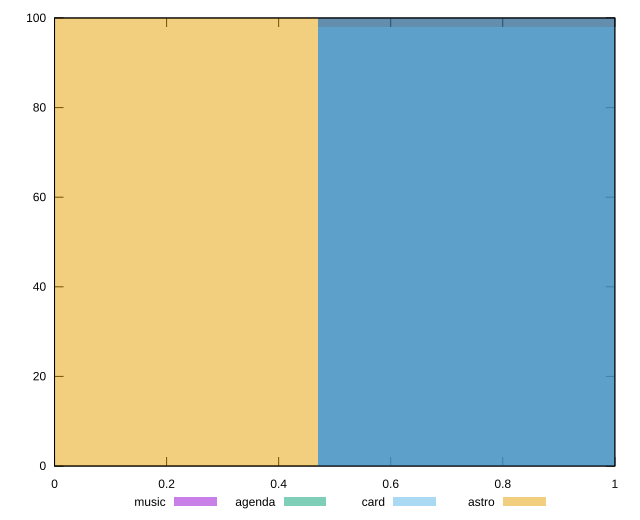

Generate this figure with gnuplot:
reset

$music <<EOF
0.9416348550274145 100
EOF

$agenda <<EOF
0.9416348550274145 100
EOF

$card <<EOF
0.9416348550274145 98
EOF

$astro <<EOF
0 100
EOF

set key outside below
set boxwidth 0.9416348550274145
set xrange [0:1]
set yrange [0:100]
set trange [0:100]
set style fill transparent solid 0.5 noborder
set terminal svg size 640, 520 enhanced background rgb 'white'
set output "report/report_00029_2021-02-24T13-36-40.390Z/font-display/comparison/histogram/all_score.svg"

plot $music title "music" with boxes, \
     $agenda title "agenda" with boxes, \
     $card title "card" with boxes, \
     $astro title "astro" with boxes

reset
